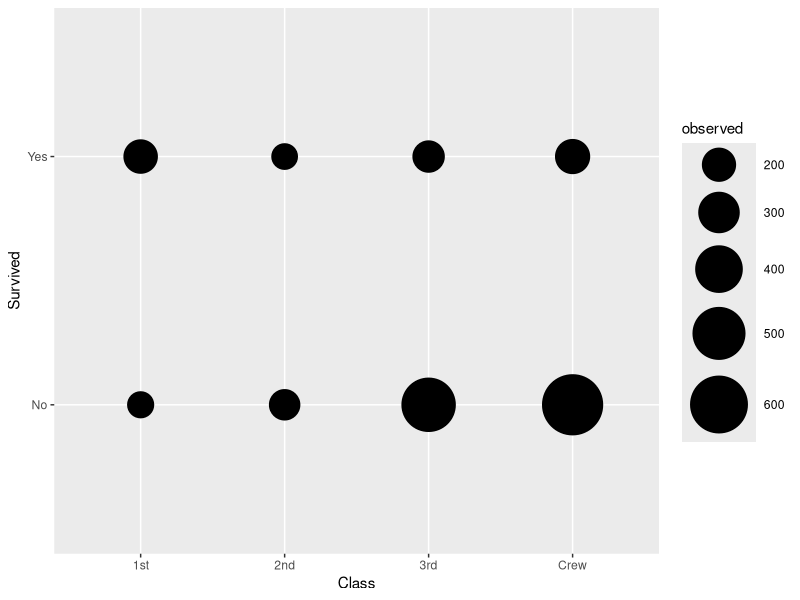
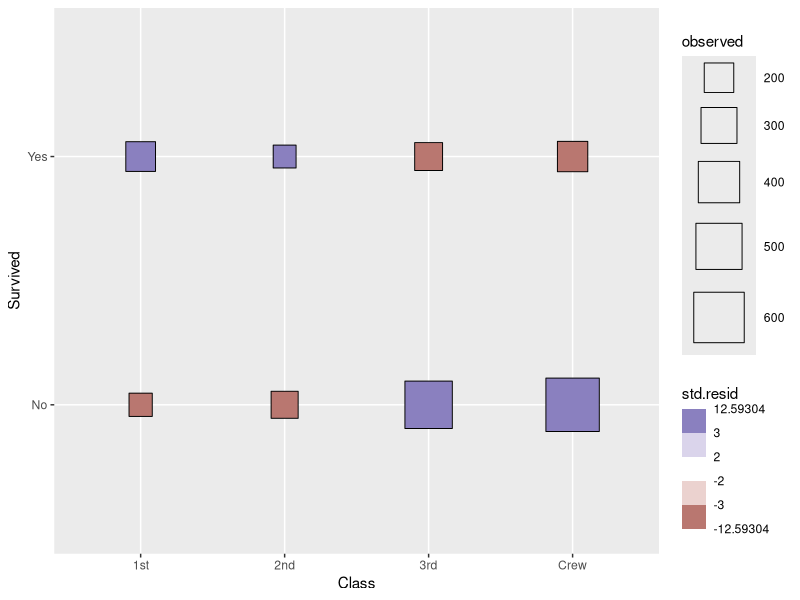
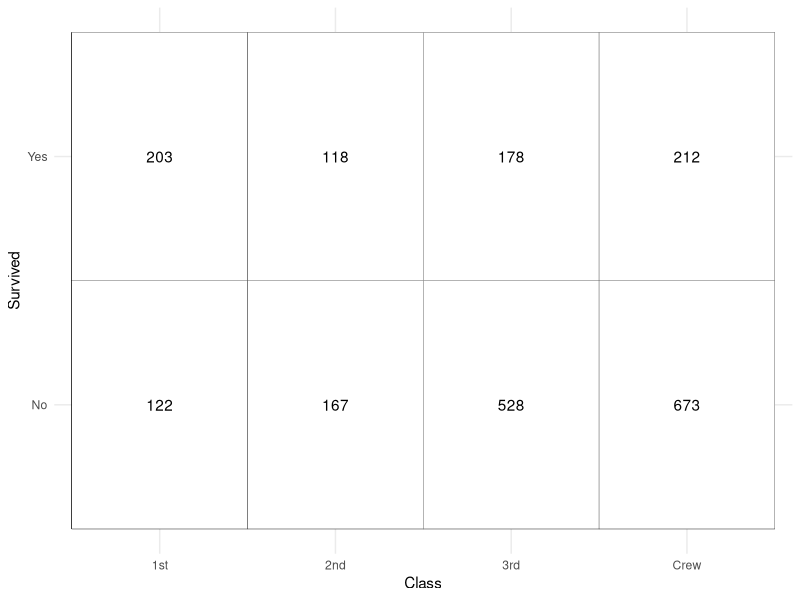
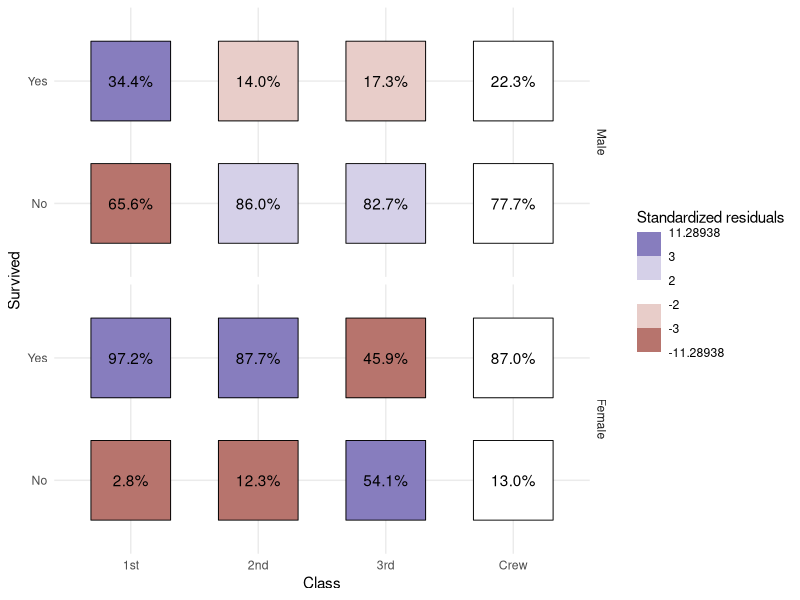
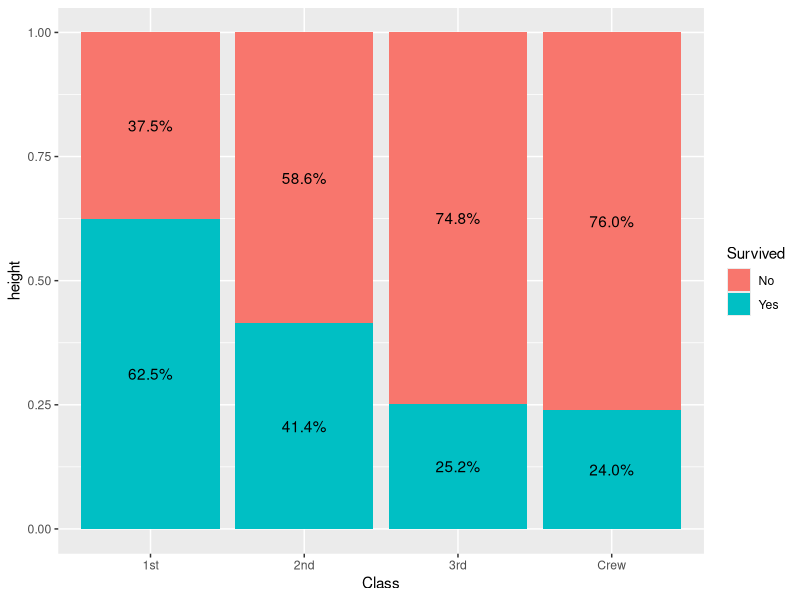
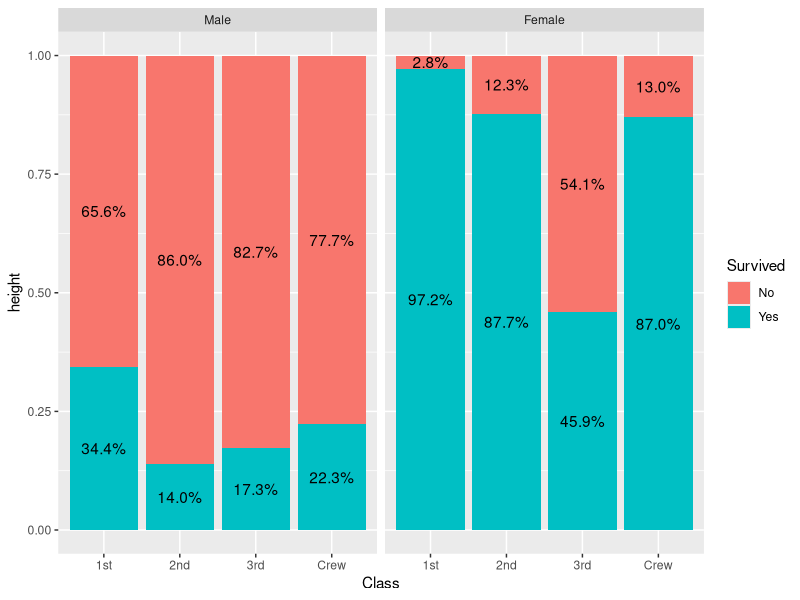
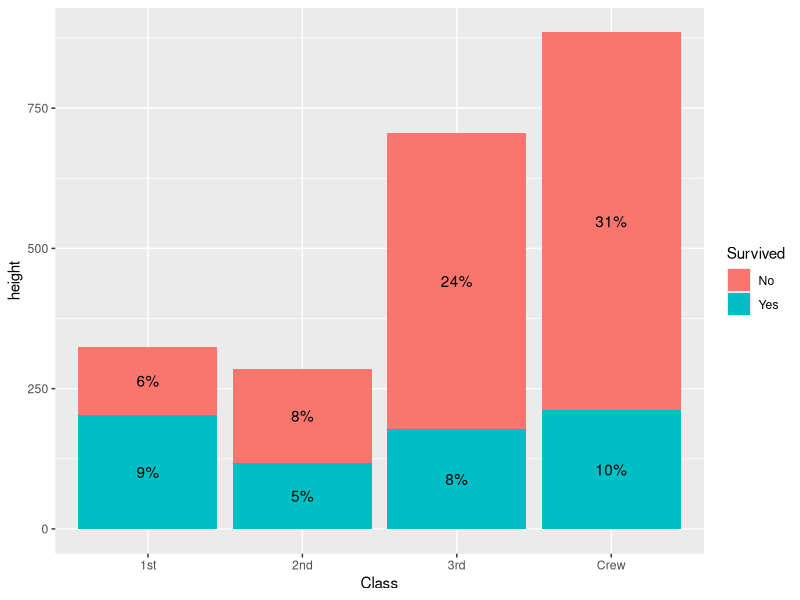
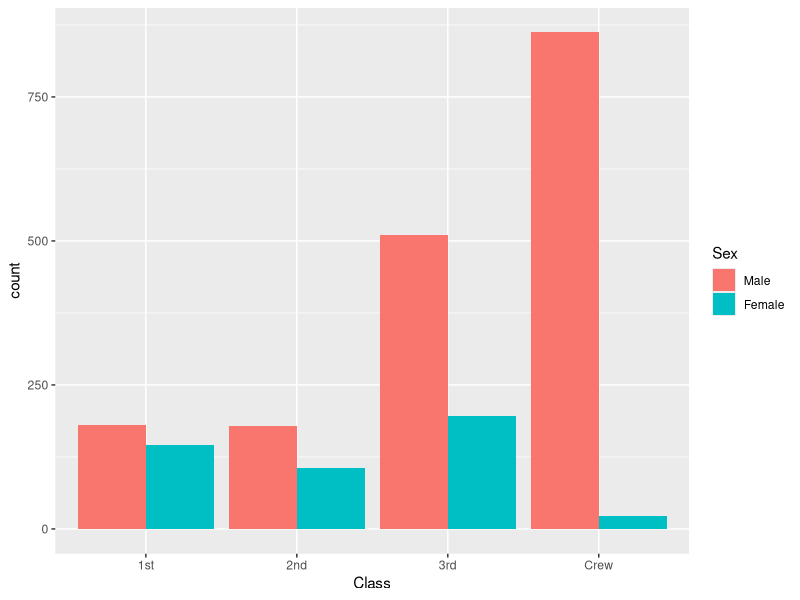

The R source for these figures, in order: (Note: this script raises an error after producing the figures.)
## ---- chunk 1
knitr::opts_chunk$set(
  collapse = TRUE,
  comment = "#>",
  fig.width = 6,
  fig.height = 4
)
## ---- chunk 2
library(GGally, quietly = TRUE)
## ---- chunk 3
d <- as.data.frame(Titanic)
ggplot(d) +
  aes(x = Class, y = Survived, weight = Freq, size = after_stat(observed)) +
  stat_cross() +
  scale_size_area(max_size = 20)
## ---- chunk 4
ggplot(d) +
  aes(x = Class, y = Survived, weight = Freq, size = after_stat(observed), fill = after_stat(std.resid)) +
  stat_cross(shape = 22) +
  scale_fill_steps2(breaks = c(-3, -2, 2, 3), show.limits = TRUE) +
  scale_size_area(max_size = 20)
## ---- chunk 5
ggplot(d) +
  aes(x = Class, y = Survived, weight = Freq) +
  geom_tile(fill = "white", colour = "black") +
  geom_text(stat = "cross", mapping = aes(label = after_stat(observed))) +
  theme_minimal()
## ---- chunk 6
ggplot(d) +
  aes(
    x = Class, y = Survived, weight = Freq,
    label = scales::percent(after_stat(col.prop), accuracy = .1),
    fill = after_stat(std.resid)
  ) +
  stat_cross(shape = 22, size = 30) +
  geom_text(stat = "cross") +
  scale_fill_steps2(breaks = c(-3, -2, 2, 3), show.limits = TRUE) +
  facet_grid(rows = vars(Sex)) +
  labs(fill = "Standardized residuals") +
  theme_minimal()
## ---- chunk 7
d <- as.data.frame(Titanic)
p <- ggplot(d) +
  aes(x = Class, fill = Survived, weight = Freq, by = Class) +
  geom_bar(position = "fill") +
  geom_text(stat = "prop", position = position_fill(.5))
p
## ---- chunk 8
p + facet_grid(cols = vars(Sex))
## ---- chunk 9
ggplot(d) +
  aes(x = Class, fill = Survived, weight = Freq, by = 1) +
  geom_bar() +
  geom_text(
    aes(label = scales::percent(after_stat(prop), accuracy = 1)),
    stat = "prop",
    position = position_stack(.5)
 )
## ---- chunk 10
ggplot(d) +
  aes(x = Class, fill = Sex, weight = Freq, by = Sex) +
  geom_bar(position = "dodge")
## ---- chunk 11
ggplot(d) +
  aes(x = Class, fill = Sex, weight = Freq, by = Sex, y = after_stat(prop)) +
  geom_bar(stat = "prop", position = "dodge") +
  scale_y_continuous(labels = scales::percent)
## ---- chunk 12
ggplot(d) +
  aes(x = Class, fill = Sex, weight = Freq, by = Sex, y = after_stat(prop)) +
  geom_bar(stat = "prop", position = "dodge") +
  scale_y_continuous(labels = scales::percent) +
  geom_text(
    mapping = aes(
      label = scales::percent(after_stat(prop), accuracy = .1),
      y = after_stat(0.01)
    ),
    vjust = "bottom",
    position = position_dodge(.9),
    stat = "prop"
  )
## ---- chunk 13
data(tips, package = "reshape")
ggplot(tips) +
  aes(x = day, y = tip) +
  geom_point()
## ---- chunk 14
ggplot(tips) +
  aes(x = day, y = tip) +
  stat_weighted_mean()
## ---- chunk 15
ggplot(tips) +
  aes(x = day, y = tip, group = 1) +
  stat_weighted_mean(geom = "line")
## ---- chunk 16
ggplot(tips) +
  aes(x = day, y = tip, group = 1) +
  geom_line(stat = "weighted_mean")
## ---- chunk 17
p <- ggplot(tips) +
  aes(x = day, y = tip, fill = sex) +
  stat_weighted_mean(geom = "bar", position = "dodge") +
  ylab("mean tip")
p
## ---- chunk 18
p + facet_grid(rows = vars(smoker))
## ---- chunk 19
ggplot(tips) +
  aes(x = day, y = as.integer(smoker == "Yes"), fill = sex) +
  stat_weighted_mean(geom = "bar", position = "dodge") +
  scale_y_continuous(labels = scales::percent) +
  ylab("proportion of smoker")
## ---- chunk 20
d <- as.data.frame(Titanic)
ggplot(d) +
  aes(x = Class, y = as.integer(Survived == "Yes"), weight = Freq, fill = Sex) +
  geom_bar(stat = "weighted_mean", position = "dodge") +
  scale_y_continuous(labels = scales::percent) +
  labs(y = "Proportion who survived")
